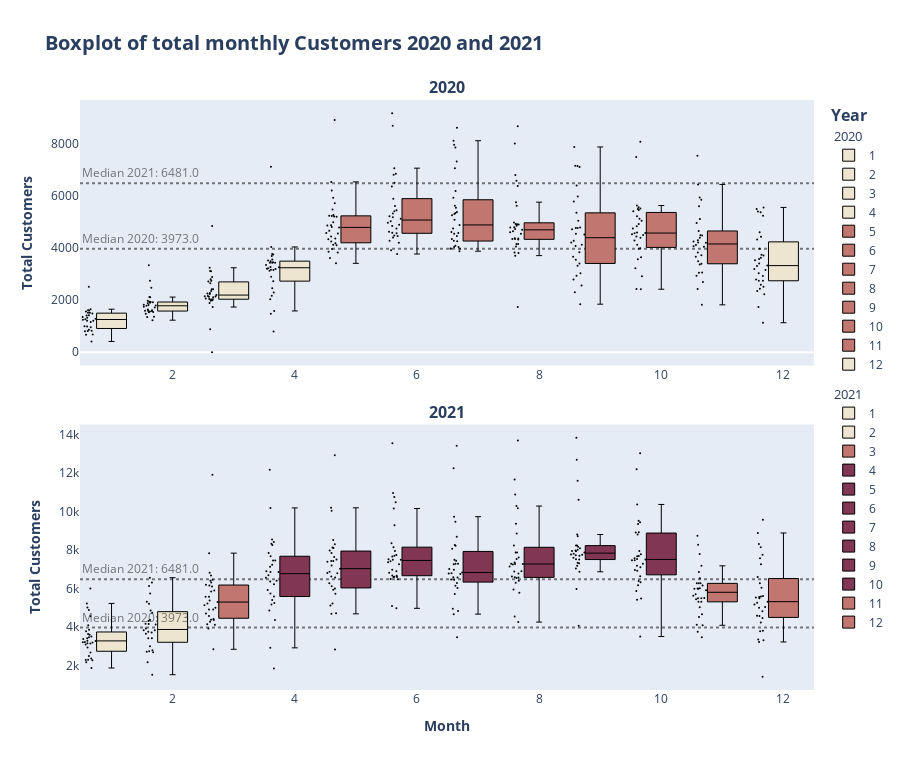

Source (notebook cell):
### Code cell
# create Subplots (2 rows and 1 column) 
fig1 = make_subplots(rows= 2, cols=1, vertical_spacing= 0.1, subplot_titles= ("<b>2020</b>", "<b>2021</b>"))  

# add boxplots in row 1 for months in the Dataframe 
for month in df_box_2020.month.unique():

  if df_box_2020.registered_customer.median() < df_box_2020[df_box_2020.month == month].registered_customer.median():
    color = px.colors.sequential.Brwnyl[3]

  elif df_box_2020.registered_customer.median() > df_box_2020[df_box_2020.month == month].registered_customer.median():
    color = px.colors.sequential.Brwnyl[0]


  fig1.add_trace(
    go.Box(
      name= f"{month}",
      legendgroup= "group1",
      legendgrouptitle_text= "2020",
      x= df_box_2020.loc[df_box_2020.month == month].month,
      y= df_box_2020.loc[df_box_2020.month == month].registered_customer,
      boxpoints= "all",
      line= dict(width= 1),
      marker= dict(size=2, color= "rgb(0,0,0)"),
      jitter= 0.5,
      whiskerwidth=0.2,
      fillcolor = color,
      hoveron = "boxes+points",
      ),
      col= 1,
      row= 1
  )

# add Median 2021 in row 1
fig1.add_hline(
 y= df_box_2021.registered_customer.median(),
 opacity= 0.5,
 line_dash= "dot",
 line_color= "black",
 layer= "below",
 annotation_text= "Median 2021: "f'{df_box_2021.registered_customer.median()}',
 annotation_position= "top left",
 annotation_font_color= "black",
 annotation_opacity = 0.5,
 col= 1,
 row= 1
)

# add Median 2020 in row 1
fig1.add_hline(
 y= df_box_2020.registered_customer.median(),
 opacity= 0.5,
 line_dash= "dot",
 line_color= "black",
 layer= "below",
 annotation_text= "Median 2020: "f'{df_box_2020.registered_customer.median()}',
 annotation_position= "top left",
 annotation_font_color= "black",
 annotation_opacity = 0.5,
 col= 1,
 row= 1
)

# add boxplots in row 2 for months in Dataframe
for month in df_box_2021.month.unique():

  if df_box_2021.registered_customer.median() < df_box_2021[df_box_2021.month == month].registered_customer.median():
    color = px.colors.sequential.Brwnyl[5]

  elif df_box_2021.registered_customer.median() > df_box_2021[df_box_2021.month == month].registered_customer.median():
    color = px.colors.sequential.Brwnyl[0]

    if df_box_2020.registered_customer.median() < df_box_2021[df_box_2021.month == month].registered_customer.median():
      color = px.colors.sequential.Brwnyl[3]

  fig1.add_trace(
    go.Box(
      name= f"{month}",
      legendgroup= "group2",
      legendgrouptitle_text= "2021",
      x= df_box_2021.loc[df_box_2021.month == month].month,
      y= df_box_2021.loc[df_box_2021.month == month].registered_customer,
      boxpoints= "all",
      line= dict(width= 1),
      marker= dict(size=2, color= "rgb(0,0,0)"),
      jitter= 0.5,
      whiskerwidth=0.2,
      fillcolor = color,
      hoveron = "boxes+points"
      ),
      col= 1,
      row= 2
  )

# add Median 2021 in row 2
fig1.add_hline(
 y= df_box_2021.registered_customer.median(),
 opacity= 0.5,
 line_dash= "dot",
 line_color= "black",
 layer= "below",
 annotation_text= "Median 2021: "f'{df_box_2021.registered_customer.median()}',
 annotation_position= "top left",
 annotation_font_color= "black",
 annotation_opacity = 0.5,
 col= 1,
 row= 2
)

# add Median 2020 in row 2
fig1.add_hline(
 y= df_box_2020.registered_customer.median(),
 opacity= 0.5,
 line_dash= "dot",
 line_color= "black",
 layer= "below",
 annotation_text= "Median 2020: "f'{df_box_2020.registered_customer.median()}',
 annotation_position= "top left",
 annotation_font_color= "black",
 annotation_opacity = 0.5,
 col= 1,
 row= 2
)

# update layout 
fig1.update_layout(title= dict(text= "<b>Boxplot of total monthly Customers 2020 and 2021</b>", font_size= 20),
                   height= 770,
                   legend_title_text= "<b>Year</b>",
                   legend_title_font_size= 16,
                   legend= dict(groupclick= "toggleitem"))

# update axes
fig1.update_yaxes(title_text="<b>Total Customers</b>", title_font= dict(size= 14), showgrid= False)
fig1.update_xaxes(title_text="<b>Month</b>", title_font= dict(size= 14), col=1, row= 2)
fig1.show()

### Figure 1 — Plotly figure (JSON) as saved in the notebook; plotly's stock layout.template omitted (floating-point values rounded to 4 significant figures)
{"data": [{"boxpoints": "all", "fillcolor": "rgb(237, 229, 207)", "hoveron": "boxes+points", "jitter": 0.5, "legendgroup": "group1", "legendgrouptitle": {"text": "2020"}, "line": {"width": 1}, "marker": {"color": "rgb(0,0,0)", "size": 2}, "name": "1", "type": "box", "whiskerwidth": 0.2, "x": [1, 1, 1, 1, 1, 1, 1, 1, 1, 1, 1, 1, 1, 1, 1, 1, 1, 1, 1, 1, 1, 1, 1, 1, 1, 1, 1, 1], "xaxis": "x", "y": [985, 801, 1349, 1562, 1600, 1606, 1510, 959, 822, 1321, 1263, 1162, 1406, 1421, 1248, 1204, 1000, 683, 1650, 1487, 1283, 863, 818, 1206, 1515, 412, 674, 2510], "yaxis": "y"}, {"boxpoints": "all", "fillcolor": "rgb(237, 229, 207)", "hoveron": "boxes+points", "jitter": 0.5, "legendgroup": "group1", "legendgrouptitle": {"text": "2020"}, "line": {"width": 1}, "marker": {"color": "rgb(0,0,0)", "size": 2}, "name": "2", "type": "box", "whiskerwidth": 0.2, "x": [2, 2, 2, 2, 2, 2, 2, 2, 2, 2, 2, 2, 2, 2, 2, 2, 2, 2, 2, 2, 2, 2, 2, 2, 2, 2, 2, 2, 2], "xaxis": "x", "y": [2106, 1917, 1924, 1879, 1932, 1895, 1972, 1229, 1781, 1712, 1530, 1605, 1538, 1746, 1472, 1589, 1823, 1815, 2115, 2475, 2743, 1349, 1584, 1359, 1636, 1788, 1565, 1592, 3339], "yaxis": "y"}, {"boxpoints": "all", "fillcolor": "rgb(237, 229, 207)", "hoveron": "boxes+points", "jitter": 0.5, "legendgroup": "group1", "legendgrouptitle": {"text": "2020"}, "line": {"width": 1}, "marker": {"color": "rgb(0,0,0)", "size": 2}, "name": "3", "type": "box", "whiskerwidth": 0.2, "x": [3, 3, 3, 3, 3, 3, 3, 3, 3, 3, 3, 3, 3, 3, 3, 3, 3, 3, 3, 3, 3, 3, 3, 3, 3, 3, 3, 3, 3, 3, 3], "xaxis": "x", "y": [3104, 2254, 2649, 2795, 2229, 2352, 2412, 884, 2106, 2133, 1891, 0, 1977, 2132, 2417, 2046, 2056, 2192, 2744, 3239, 3117, 2029, 2713, 2889, 1733, 1995, 2271, 2158, 2025, 2142, 4837], "yaxis": "y"}, {"boxpoints": "all", "fillcolor": "rgb(237, 229, 207)", "hoveron": "boxes+points", "jitter": 0.5, "legendgroup": "group1", "legendgrouptitle": {"text": "2020"}, "line": {"width": 1}, "marker": {"color": "rgb(0,0,0)", "size": 2}, "name": "4", "type": "box", "whiskerwidth": 0.2, "x": [4, 4, 4, 4, 4, 4, 4, 4, 4, 4, 4, 4, 4, 4, 4, 4, 4, 4, 4, 4, 4, 4, 4, 4, 4, 4, 4, 4, 4, 4], "xaxis": "x", "y": [3767, 3191, 3451, 3262, 4037, 3692, 2295, 3218, 3435, 1471, 2455, 2895, 3348, 2034, 2162, 3267, 3126, 795, 3744, 3429, 3204, 3516, 3149, 1583, 3165, 3560, 3493, 3429, 2726, 7114], "yaxis": "y"}, {"boxpoints": "all", "fillcolor": "rgb(193, 118, 111)", "hoveron": "boxes+points", "jitter": 0.5, "legendgroup": "group1", "legendgrouptitle": {"text": "2020"}, "line": {"width": 1}, "marker": {"color": "rgb(0,0,0)", "size": 2}, "name": "5", "type": "box", "whiskerwidth": 0.2, "x": [5, 5, 5, 5, 5, 5, 5, 5, 5, 5, 5, 5, 5, 5, 5, 5, 5, 5, 5, 5, 5, 5, 5, 5, 5, 5, 5, 5, 5, 5, 5], "xaxis": "x", "y": [6532, 6207, 5267, 5920, 5711, 3610, 5193, 5204, 5229, 4333, 4362, 4803, 4182, 4864, 4105, 3409, 4553, 3958, 4123, 3855, 4575, 4985, 5472, 4868, 3829, 4242, 4660, 4439, 4787, 5230, 8904], "yaxis": "y"}, {"boxpoints": "all", "fillcolor": "rgb(193, 118, 111)", "hoveron": "boxes+points", "jitter": 0.5, "legendgroup": "group1", "legendgrouptitle": {"text": "2020"}, "line": {"width": 1}, "marker": {"color": "rgb(0,0,0)", "size": 2}, "name": "6", "type": "box", "whiskerwidth": 0.2, "x": [6, 6, 6, 6, 6, 6, 6, 6, 6, 6, 6, 6, 6, 6, 6, 6, 6, 6, 6, 6, 6, 6, 6, 6, 6, 6, 6, 6, 6, 6], "xaxis": "x", "y": [8688, 7059, 6351, 6806, 6844, 6499, 5890, 5324, 5446, 4401, 3915, 4586, 4966, 4460, 5020, 4891, 5180, 3767, 4844, 5119, 4744, 4272, 4198, 4472, 4561, 5213, 5606, 5402, 4617, 9164], "yaxis": "y"}, {"boxpoints": "all", "fillcolor": "rgb(193, 118, 111)", "hoveron": "boxes+points", "jitter": 0.5, "legendgroup": "group1", "legendgrouptitle": {"text": "2020"}, "line": {"width": 1}, "marker": {"color": "rgb(0,0,0)", "size": 2}, "name": "7", "type": "box", "whiskerwidth": 0.2, "x": [7, 7, 7, 7, 7, 7, 7, 7, 7, 7, 7, 7, 7, 7, 7, 7, 7, 7, 7, 7, 7, 7, 7, 7, 7, 7, 7, 7, 7, 7, 7], "xaxis": "x", "y": [8607, 7953, 7850, 7055, 6179, 7318, 5621, 5373, 5256, 4040, 5336, 4881, 4086, 4258, 4342, 5084, 5538, 5923, 5302, 4458, 4541, 4279, 3967, 3973, 3874, 4040, 3975, 4613, 4743, 4570, 8111], "yaxis": "y"}, {"boxpoints": "all", "fillcolor": "rgb(193, 118, 111)", "hoveron": "boxes+points", "jitter": 0.5, "legendgroup": "group1", "legendgrouptitle": {"text": "2020"}, "line": {"width": 1}, "marker": {"color": "rgb(0,0,0)", "size": 2}, "name": "8", "type": "box", "whiskerwidth": 0.2, "x": [8, 8, 8, 8, 8, 8, 8, 8, 8, 8, 8, 8, 8, 8, 8, 8, 8, 8, 8, 8, 8, 8, 8, 8, 8, 8, 8, 8, 8, 8, 8], "xaxis": "x", "y": [8002, 6796, 6371, 6574, 4914, 5620, 5755, 4979, 4338, 4326, 4602, 4780, 4792, 4905, 4150, 3820, 4338, 4725, 4694, 3805, 4153, 4903, 4054, 4547, 4848, 4642, 3704, 4357, 1737, 4369, 8666], "yaxis": "y"}, {"boxpoints": "all", "fillcolor": "rgb(193, 118, 111)", "hoveron": "boxes+points", "jitter": 0.5, "legendgroup": "group1", "legendgrouptitle": {"text": "2020"}, "line": {"width": 1}, "marker": {"color": "rgb(0,0,0)", "size": 2}, "name": "9", "type": "box", "whiskerwidth": 0.2, "x": [9, 9, 9, 9, 9, 9, 9, 9, 9, 9, 9, 9, 9, 9, 9, 9, 9, 9, 9, 9, 9, 9, 9, 9, 9, 9, 9, 9, 9, 9], "xaxis": "x", "y": [7872, 7150, 7100, 6396, 5784, 5976, 4206, 3321, 2558, 1842, 3544, 5345, 5046, 4713, 4763, 4785, 3659, 4760, 4511, 4274, 4539, 3026, 2788, 2933, 2299, 4072, 4123, 3835, 3405, 7146], "yaxis": "y"}, {"boxpoints": "all", "fillcolor": "rgb(193, 118, 111)", "hoveron": "boxes+points", "jitter": 0.5, "legendgroup": "group1", "legendgrouptitle": {"text": "2020"}, "line": {"width": 1}, "marker": {"color": "rgb(0,0,0)", "size": 2}, "name": "10", "type": "box", "whiskerwidth": 0.2, "x": [10, 10, 10, 10, 10, 10, 10, 10, 10, 10, 10, 10, 10, 10, 10, 10, 10, 10, 10, 10, 10, 10, 10, 10, 10, 10, 10, 10, 10, 10, 10], "xaxis": "x", "y": [8070, 7486, 4494, 4527, 4827, 5561, 5626, 5453, 5489, 5409, 5511, 5117, 4563, 2416, 2913, 3644, 5217, 5041, 4570, 4748, 2424, 3966, 4438, 4388, 4286, 4120, 4593, 3987, 3217, 3567, 4920], "yaxis": "y"}, {"boxpoints": "all", "fillcolor": "rgb(193, 118, 111)", "hoveron": "boxes+points", "jitter": 0.5, "legendgroup": "group1", "legendgrouptitle": {"text": "2020"}, "line": {"width": 1}, "marker": {"color": "rgb(0,0,0)", "size": 2}, "name": "11", "type": "box", "whiskerwidth": 0.2, "x": [11, 11, 11, 11, 11, 11, 11, 11, 11, 11, 11, 11, 11, 11, 11, 11, 11, 11, 11, 11, 11, 11, 11, 11, 11, 11, 11, 11, 11, 11], "xaxis": "x", "y": [6436, 5934, 5852, 5600, 5109, 4952, 4651, 4242, 4474, 4205, 4109, 2933, 3368, 4067, 3717, 4486, 4195, 1817, 3053, 3392, 3663, 4043, 2693, 2420, 3045, 3493, 4291, 3827, 4388, 7538], "yaxis": "y"}, {"boxpoints": "all", "fillcolor": "rgb(237, 229, 207)", "hoveron": "boxes+points", "jitter": 0.5, "legendgroup": "group1", "legendgrouptitle": {"text": "2020"}, "line": {"width": 1}, "marker": {"color": "rgb(0,0,0)", "size": 2}, "name": "12", "type": "box", "whiskerwidth": 0.2, "x": [12, 12, 12, 12, 12, 12, 12, 12, 12, 12, 12, 12, 12, 12, 12, 12, 12, 12, 12, 12, 12, 12, 12, 12, 12, 12, 12, 12, 12, 12, 12], "xaxis": "x", "y": [5400, 5489, 5372, 5236, 4602, 4321, 4431, 3150, 1132, 3322, 3620, 3190, 2743, 3310, 3523, 3740, 3709, 3577, 2739, 2431, 3403, 3967, 1730, 3030, 2924, 2589, 2344, 2514, 2225, 2792, 5554], "yaxis": "y"}, {"boxpoints": "all", "fillcolor": "rgb(237, 229, 207)", "hoveron": "boxes+points", "jitter": 0.5, "legendgroup": "group2", "legendgrouptitle": {"text": "2021"}, "line": {"width": 1}, "marker": {"color": "rgb(0,0,0)", "size": 2}, "name": "1", "type": "box", "whiskerwidth": 0.2, "x": [1, 1, 1, 1, 1, 1, 1, 1, 1, 1, 1, 1, 1, 1, 1, 1, 1, 1, 1, 1, 1, 1, 1, 1, 1, 1, 1, 1, 1, 1, 1], "xaxis": "x2", "y": [5227, 5010, 3782, 3147, 3199, 3162, 3861, 4556, 4886, 3425, 2376, 3598, 2177, 4097, 3214, 2493, 2311, 2298, 2935, 3376, 3292, 3090, 1877, 2279, 2683, 3474, 3638, 3514, 3221, 3283, 6002], "yaxis": "y2"}, {"boxpoints": "all", "fillcolor": "rgb(237, 229, 207)", "hoveron": "boxes+points", "jitter": 0.5, "legendgroup": "group2", "legendgrouptitle": {"text": "2021"}, "line": {"width": 1}, "marker": {"color": "rgb(0,0,0)", "size": 2}, "name": "2", "type": "box", "whiskerwidth": 0.2, "x": [2, 2, 2, 2, 2, 2, 2, 2, 2, 2, 2, 2, 2, 2, 2, 2, 2, 2, 2, 2, 2, 2, 2, 2, 2, 2, 2, 2], "xaxis": "x2", "y": [5748, 6126, 6307, 5206, 5314, 3754, 3713, 4370, 4861, 2802, 3830, 3831, 2169, 1529, 3422, 3922, 4169, 3005, 4154, 4318, 2689, 2750, 3658, 4130, 4738, 3421, 2724, 6563], "yaxis": "y2"}, {"boxpoints": "all", "fillcolor": "rgb(193, 118, 111)", "hoveron": "boxes+points", "jitter": 0.5, "legendgroup": "group2", "legendgrouptitle": {"text": "2021"}, "line": {"width": 1}, "marker": {"color": "rgb(0,0,0)", "size": 2}, "name": "3", "type": "box", "whiskerwidth": 0.2, "x": [3, 3, 3, 3, 3, 3, 3, 3, 3, 3, 3, 3, 3, 3, 3, 3, 3, 3, 3, 3, 3, 3, 3, 3, 3, 3, 3, 3, 3, 3, 3], "xaxis": "x2", "y": [6815, 6111, 4705, 6450, 4363, 5008, 4152, 3930, 4422, 4916, 5382, 4569, 4118, 4911, 5298, 5847, 6312, 6192, 4378, 7836, 5892, 6153, 5573, 5580, 6398, 6675, 2847, 4277, 5223, 5138, 11899], "yaxis": "y2"}, {"boxpoints": "all", "fillcolor": "rgb(129, 55, 83)", "hoveron": "boxes+points", "jitter": 0.5, "legendgroup": "group2", "legendgrouptitle": {"text": "2021"}, "line": {"width": 1}, "marker": {"color": "rgb(0,0,0)", "size": 2}, "name": "4", "type": "box", "whiskerwidth": 0.2, "x": [4, 4, 4, 4, 4, 4, 4, 4, 4, 4, 4, 4, 4, 4, 4, 4, 4, 4, 4, 4, 4, 4, 4, 4, 4, 4, 4, 4, 4, 4], "xaxis": "x2", "y": [10183, 8550, 8265, 8414, 7848, 8317, 7675, 7450, 7239, 6857, 5169, 5585, 5918, 4862, 5409, 6398, 7460, 7132, 6370, 6691, 4367, 6565, 6903, 6853, 1855, 2922, 5739, 6226, 5254, 12161], "yaxis": "y2"}, {"boxpoints": "all", "fillcolor": "rgb(129, 55, 83)", "hoveron": "boxes+points", "jitter": 0.5, "legendgroup": "group2", "legendgrouptitle": {"text": "2021"}, "line": {"width": 1}, "marker": {"color": "rgb(0,0,0)", "size": 2}, "name": "5", "type": "box", "whiskerwidth": 0.2, "x": [5, 5, 5, 5, 5, 5, 5, 5, 5, 5, 5, 5, 5, 5, 5, 5, 5, 5, 5, 5, 5, 5, 5, 5, 5, 5, 5, 5, 5, 5, 5], "xaxis": "x2", "y": [10031, 10188, 8523, 8107, 8123, 7979, 7500, 7839, 7189, 6273, 5728, 4717, 6572, 7030, 7429, 6118, 2843, 5115, 7424, 7384, 7639, 8294, 6875, 4686, 5943, 5228, 6622, 6793, 6803, 6002, 12915], "yaxis": "y2"}, {"boxpoints": "all", "fillcolor": "rgb(129, 55, 83)", "hoveron": "boxes+points", "jitter": 0.5, "legendgroup": "group2", "legendgrouptitle": {"text": "2021"}, "line": {"width": 1}, "marker": {"color": "rgb(0,0,0)", "size": 2}, "name": "6", "type": "box", "whiskerwidth": 0.2, "x": [6, 6, 6, 6, 6, 6, 6, 6, 6, 6, 6, 6, 6, 6, 6, 6, 6, 6, 6, 6, 6, 6, 6, 6, 6, 6, 6, 6, 6, 6], "xaxis": "x2", "y": [10951, 10754, 10483, 6681, 10152, 9288, 8347, 8146, 7942, 7494, 7736, 7498, 6598, 6664, 4972, 7421, 7363, 7665, 7702, 6978, 5099, 6825, 6481, 6500, 6615, 7522, 6594, 6892, 7254, 13542], "yaxis": "y2"}, {"boxpoints": "all", "fillcolor": "rgb(129, 55, 83)", "hoveron": "boxes+points", "jitter": 0.5, "legendgroup": "group2", "legendgrouptitle": {"text": "2021"}, "line": {"width": 1}, "marker": {"color": "rgb(0,0,0)", "size": 2}, "name": "7", "type": "box", "whiskerwidth": 0.2, "x": [7, 7, 7, 7, 7, 7, 7, 7, 7, 7, 7, 7, 7, 7, 7, 7, 7, 7, 7, 7, 7, 7, 7, 7, 7, 7, 7, 7, 7, 7, 7], "xaxis": "x2", "y": [12247, 9727, 9467, 8066, 8221, 8262, 8692, 7281, 7008, 4840, 4672, 6569, 6290, 7264, 7446, 7499, 6969, 6031, 6830, 6786, 5713, 6591, 4955, 3468, 6139, 6475, 6758, 7289, 6460, 6797, 13405], "yaxis": "y2"}, {"boxpoints": "all", "fillcolor": "rgb(129, 55, 83)", "hoveron": "boxes+points", "jitter": 0.5, "legendgroup": "group2", "legendgrouptitle": {"text": "2021"}, "line": {"width": 1}, "marker": {"color": "rgb(0,0,0)", "size": 2}, "name": "8", "type": "box", "whiskerwidth": 0.2, "x": [8, 8, 8, 8, 8, 8, 8, 8, 8, 8, 8, 8, 8, 8, 8, 8, 8, 8, 8, 8, 8, 8, 8, 8, 8, 8, 8, 8, 8, 8, 8], "xaxis": "x2", "y": [11662, 10877, 10167, 10279, 9360, 8851, 8228, 6576, 7871, 7273, 7534, 7286, 5786, 6299, 6544, 6883, 6784, 7347, 7605, 7148, 7865, 4549, 5948, 6901, 6623, 7278, 7249, 6402, 4258, 6583, 13678], "yaxis": "y2"}, {"boxpoints": "all", "fillcolor": "rgb(129, 55, 83)", "hoveron": "boxes+points", "jitter": 0.5, "legendgroup": "group2", "legendgrouptitle": {"text": "2021"}, "line": {"width": 1}, "marker": {"color": "rgb(0,0,0)", "size": 2}, "name": "9", "type": "box", "whiskerwidth": 0.2, "x": [9, 9, 9, 9, 9, 9, 9, 9, 9, 9, 9, 9, 9, 9, 9, 9, 9, 9, 9, 9, 9, 9, 9, 9, 9, 9, 9, 9, 9, 9], "xaxis": "x2", "y": [12681, 11590, 10607, 8804, 7931, 7747, 8228, 8174, 7033, 7504, 5976, 8227, 7525, 7767, 7870, 7804, 8009, 8714, 7333, 6869, 4073, 7591, 7724, 7972, 8088, 7178, 7311, 7950, 7703, 13822], "yaxis": "y2"}, {"boxpoints": "all", "fillcolor": "rgb(129, 55, 83)", "hoveron": "boxes+points", "jitter": 0.5, "legendgroup": "group2", "legendgrouptitle": {"text": "2021"}, "line": {"width": 1}, "marker": {"color": "rgb(0,0,0)", "size": 2}, "name": "10", "type": "box", "whiskerwidth": 0.2, "x": [10, 10, 10, 10, 10, 10, 10, 10, 10, 10, 10, 10, 10, 10, 10, 10, 10, 10, 10, 10, 10, 10, 10, 10, 10, 10, 10, 10, 10, 10, 10], "xaxis": "x2", "y": [13023, 12188, 10362, 9519, 6925, 9441, 8809, 9347, 8917, 3510, 5478, 6392, 7691, 7570, 7282, 7109, 6639, 5875, 7534, 7461, 7509, 5424, 7678, 6965, 7473, 7942, 7785, 6170, 6321, 7181, 8902], "yaxis": "y2"}, {"boxpoints": "all", "fillcolor": "rgb(193, 118, 111)", "hoveron": "boxes+points", "jitter": 0.5, "legendgroup": "group2", "legendgrouptitle": {"text": "2021"}, "line": {"width": 1}, "marker": {"color": "rgb(0,0,0)", "size": 2}, "name": "11", "type": "box", "whiskerwidth": 0.2, "x": [11, 11, 11, 11, 11, 11, 11, 11, 11, 11, 11, 11, 11, 11, 11, 11, 11, 11, 11, 11, 11, 11, 11, 11, 11, 11, 11, 11, 11, 11], "xaxis": "x2", "y": [3476, 4520, 8271, 7797, 7178, 6269, 6007, 5994, 6272, 5035, 5315, 5992, 6536, 6852, 6269, 4094, 5495, 5445, 5698, 5629, 4669, 5499, 5912, 6012, 5309, 6153, 4122, 3762, 5507, 8736], "yaxis": "y2"}, {"boxpoints": "all", "fillcolor": "rgb(193, 118, 111)", "hoveron": "boxes+points", "jitter": 0.5, "legendgroup": "group2", "legendgrouptitle": {"text": "2021"}, "line": {"width": 1}, "marker": {"color": "rgb(0,0,0)", "size": 2}, "name": "12", "type": "box", "whiskerwidth": 0.2, "x": [12, 12, 12, 12, 12, 12, 12, 12, 12, 12, 12, 12, 12, 12, 12, 12, 12, 12, 12, 12, 12, 12, 12, 12, 12, 12, 12, 12, 12, 12, 12], "xaxis": "x2", "y": [9563, 8883, 8315, 7255, 6280, 7566, 7757, 6598, 6046, 5008, 5582, 3228, 5170, 5501, 5319, 5532, 5611, 5047, 3786, 4585, 5557, 5267, 4821, 4476, 3360, 3805, 3322, 4577, 1424, 4231, 8144], "yaxis": "y2"}], "layout": {"annotations": [{"font": {"size": 16}, "showarrow": false, "text": "<b>2020</b>", "x": 0.5, "xanchor": "center", "xref": "paper", "y": 1, "yanchor": "bottom", "yref": "paper"}, {"font": {"size": 16}, "showarrow": false, "text": "<b>2021</b>", "x": 0.5, "xanchor": "center", "xref": "paper", "y": 0.45, "yanchor": "bottom", "yref": "paper"}, {"font": {"color": "black"}, "opacity": 0.5, "showarrow": false, "text": "Median 2021: 6481.0", "x": 0, "xanchor": "left", "xref": "x domain", "y": 6481, "yanchor": "bottom", "yref": "y"}, {"font": {"color": "black"}, "opacity": 0.5, "showarrow": false, "text": "Median 2020: 3973.0", "x": 0, "xanchor": "left", "xref": "x domain", "y": 3973, "yanchor": "bottom", "yref": "y"}, {"font": {"color": "black"}, "opacity": 0.5, "showarrow": false, "text": "Median 2021: 6481.0", "x": 0, "xanchor": "left", "xref": "x2 domain", "y": 6481, "yanchor": "bottom", "yref": "y2"}, {"font": {"color": "black"}, "opacity": 0.5, "showarrow": false, "text": "Median 2020: 3973.0", "x": 0, "xanchor": "left", "xref": "x2 domain", "y": 3973, "yanchor": "bottom", "yref": "y2"}], "height": 770, "legend": {"groupclick": "toggleitem", "title": {"font": {"size": 16}, "text": "<b>Year</b>"}}, "shapes": [{"layer": "below", "line": {"color": "black", "dash": "dot"}, "opacity": 0.5, "type": "line", "x0": 0, "x1": 1, "xref": "x domain", "y0": 6481, "y1": 6481, "yref": "y"}, {"layer": "below", "line": {"color": "black", "dash": "dot"}, "opacity": 0.5, "type": "line", "x0": 0, "x1": 1, "xref": "x domain", "y0": 3973, "y1": 3973, "yref": "y"}, {"layer": "below", "line": {"color": "black", "dash": "dot"}, "opacity": 0.5, "type": "line", "x0": 0, "x1": 1, "xref": "x2 domain", "y0": 6481, "y1": 6481, "yref": "y2"}, {"layer": "below", "line": {"color": "black", "dash": "dot"}, "opacity": 0.5, "type": "line", "x0": 0, "x1": 1, "xref": "x2 domain", "y0": 3973, "y1": 3973, "yref": "y2"}], "title": {"font": {"size": 20}, "text": "<b>Boxplot of total monthly Customers 2020 and 2021</b>"}, "xaxis": {"anchor": "y", "domain": [0, 1]}, "xaxis2": {"anchor": "y2", "domain": [0, 1], "title": {"font": {"size": 14}, "text": "<b>Month</b>"}}, "yaxis": {"anchor": "x", "domain": [0.55, 1], "showgrid": false, "title": {"font": {"size": 14}, "text": "<b>Total Customers</b>"}}, "yaxis2": {"anchor": "x2", "domain": [0, 0.45], "showgrid": false, "title": {"font": {"size": 14}, "text": "<b>Total Customers</b>"}}}}
